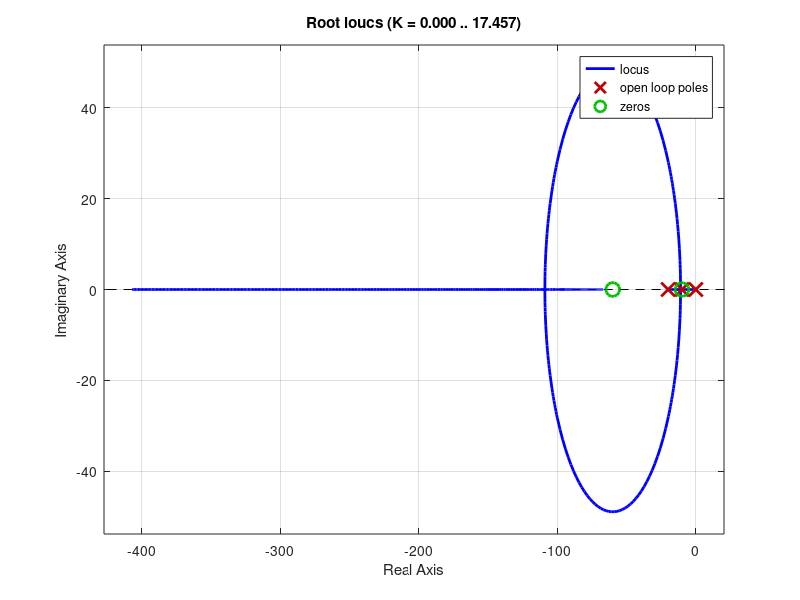

The MATLAB source for this figure:
close all, clear all, clc;

pkg load control

s=tf('s');

G5 = 26*(s+60)/((s+10)*(s+20))
polos = pole(G5)

% calculo del 0 del Pi
Ti = abs(1/polos(2))

% defino el  PI

PI_= (s+1/Ti)/s

rlocus(PI_*G5)

s=-11
Kp = 1/(abs(20*(s+60)/(s*(s+20))))



s=tf('s')

G5_PI = minreal(G5*PI_)
polos= pole(feedback(G5_PI*Kp,1))
